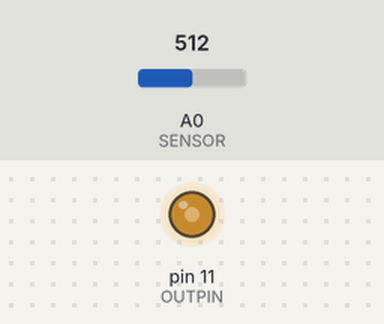
A sketch run on a simulated Arduino Uno, built with avr-gcc and run on an emulated ATmega328P. On the bench: output pins drawn as LEDs (lit = HIGH). The inputs (shaded band) are chosen by the test bench; at power-on: A0 (SENSOR) = 512.

Above: at 1.2 s.
1.3 s: A0 (SENSOR) set to 306
At 2.0 s:
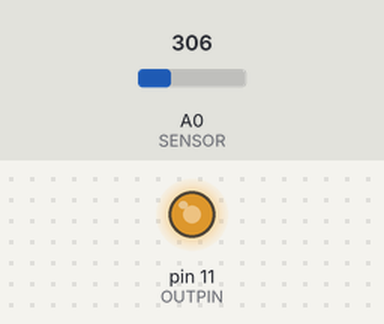
2.8 s: A0 (SENSOR) set to 122
At 3.2 s:
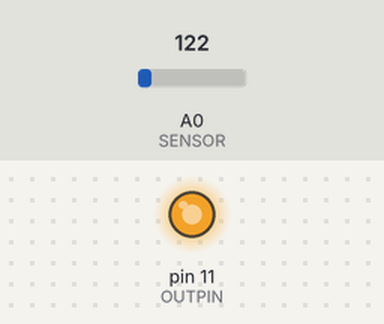
4.3 s: A0 (SENSOR) set to 900
At 5.5 s:
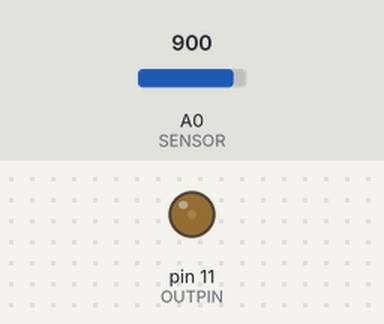
5.8 s: A0 (SENSOR) set to 1023
At 6.6 s:
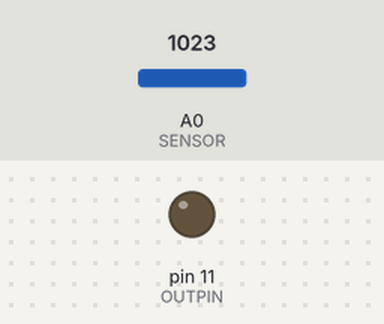
7.3 s: A0 (SENSOR) set to 511
At 7.8 s:
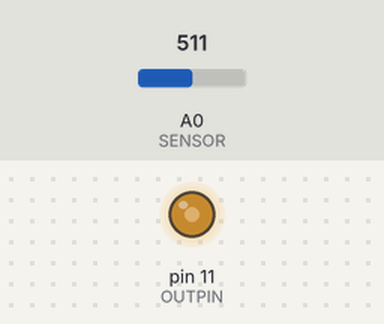
Timing chart, 0 to 9.8 s (numbered marks = the images above; inputs shaded):
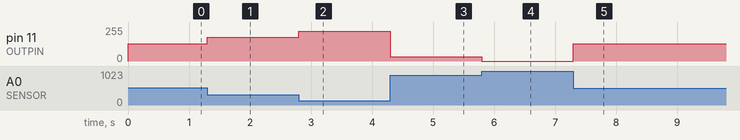

Measured:
- after the input at 1.3 s, pin 11 (OUTPIN): 128/255 → 179/255 at once
- after the input at 2.8 s, pin 11 (OUTPIN): 179/255 → 225/255 at once
- after the input at 4.3 s, pin 11 (OUTPIN): 225/255 → 31/255 at once
- after the input at 5.8 s, pin 11 (OUTPIN): 31/255 → 0/255 at once
- after the input at 7.3 s, pin 11 (OUTPIN): 0/255 → 128/255 at once

The sketch:

Regulator.ino
```cpp
/* Software voltage regulator using analog read and PWM
   Connect both voltage sensor and output pin to possitive side of capacitor
   Then connect negative side to ground
   Voltage should be approximatelly stabilized at AREF/2
   You can use some push-pull (totem pole) kind of buffer at output pin to supply more current
*/


#define SENSOR A0
#define OUTPIN 11

void setup()  {
}

void loop()  {
  analogWrite(OUTPIN, map(analogRead(SENSOR), 0, 1023, 255, 0));
}
```
